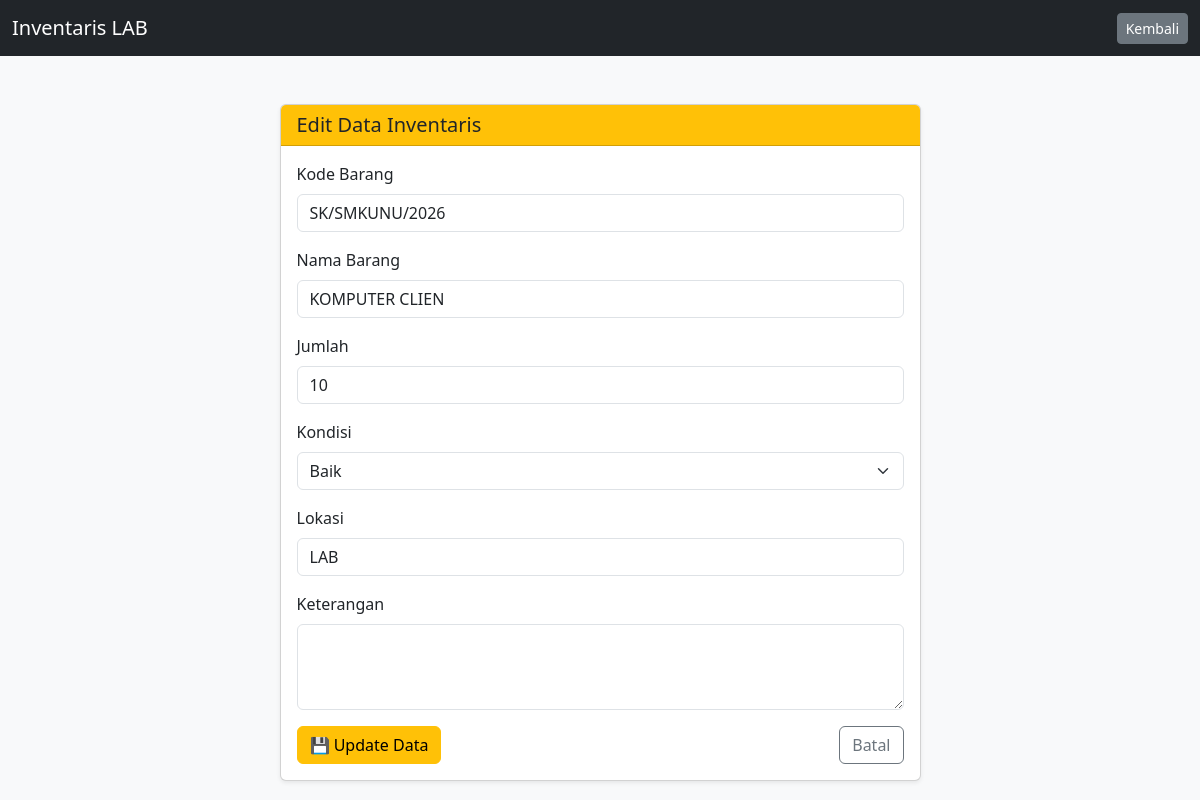
Page /edit.php?id=7 (signed in) on the committed database.
### tables this page shows
CREATE TABLE `inventaris` (
  `id` int(11) NOT NULL,
  `kode_barang` varchar(50) DEFAULT NULL,
  `nama_barang` varchar(100) DEFAULT NULL,
  `jumlah` int(11) DEFAULT NULL,
  `kondisi` enum('Baik','Rusak Ringan','Rusak Berat') DEFAULT NULL,
  `lokasi` varchar(100) DEFAULT NULL,
  `keterangan` text DEFAULT NULL
);

### edit.php (the view, shortened to what this page needs)
<?php
include 'config/koneksi.php';
$id = $_GET['id'];
$data = mysqli_query($conn, "SELECT * FROM inventaris WHERE id='$id'");
$d = mysqli_fetch_assoc($data);
?>
<!DOCTYPE html>
<html lang="id">
<head>
  <link href="https://cdn.jsdelivr.net/npm/bootstrap@5.3.2/dist/css/bootstrap.min.css" rel="stylesheet">
</head>
<body class="bg-light">
<nav class="navbar navbar-dark bg-dark">
  <div class="container-fluid">
    <span class="navbar-brand">Inventaris LAB</span>
    <a href="data.php" class="btn btn-secondary btn-sm">Kembali</a>
  </div>
</nav>
<div class="container mt-5">
  <div class="row justify-content-center">
    <div class="col-md-7">
      <div class="card shadow-sm">
        <div class="card-header bg-warning">
          <h5 class="mb-0">Edit Data Inventaris</h5>
        </div>
        <div class="card-body">
          <form method="POST">
            <div class="mb-3">
              <label class="form-label">Kode Barang</label>
              <input
                type="text"
                name="kode"
                class="form-control"
                value="<?= htmlspecialchars($d['kode_barang']) ?>"
                required>
            </div>
            <div class="mb-3">
              <label class="form-label">Nama Barang</label>
              <input
                type="text"
                name="nama"
                class="form-control"
                value="<?= htmlspecialchars($d['nama_barang']) ?>"
                required>
            </div>
            <div class="mb-3">
              <label class="form-label">Jumlah</label>
              <input
                type="number"
                name="jumlah"
                class="form-control"
                min="0"
                value="<?= $d['jumlah'] ?>"
                required>
            </div>
            <div class="mb-3">
              <label class="form-label">Kondisi</label>
              <select name="kondisi" class="form-select" required>
                <option value="Baik" <?= $d['kondisi']=='Baik'?'selected':'' ?>>Baik</option>
              </select>
            </div>
            <div class="mb-3">
              <label class="form-label">Lokasi</label>
              <input
                type="text"
                name="lokasi"
                class="form-control"
                value="<?= htmlspecialchars($d['lokasi']) ?>">
            </div>
            <div class="mb-3">
              <label class="form-label">Keterangan</label>
              <textarea
                name="keterangan"
                class="form-control"
                rows="3"><?= htmlspecialchars($d['keterangan']) ?></textarea>
            </div>
            <div class="d-flex justify-content-between">
              <button type="submit" name="update" class="btn btn-warning">
                💾 Update Data
              </button>
              <a href="data.php" class="btn btn-outline-secondary">
                Batal
              </a>
            </div>
          </form>
        </div>
      </div>
    </div>
  </div>
</div>
</body>
</html>

### rows in the picture
inventaris: kode "SK/SMKUNU/2026", nama "KOMPUTER CLIEN", jumlah "10", kondisi "Baik", lokasi "LAB"
